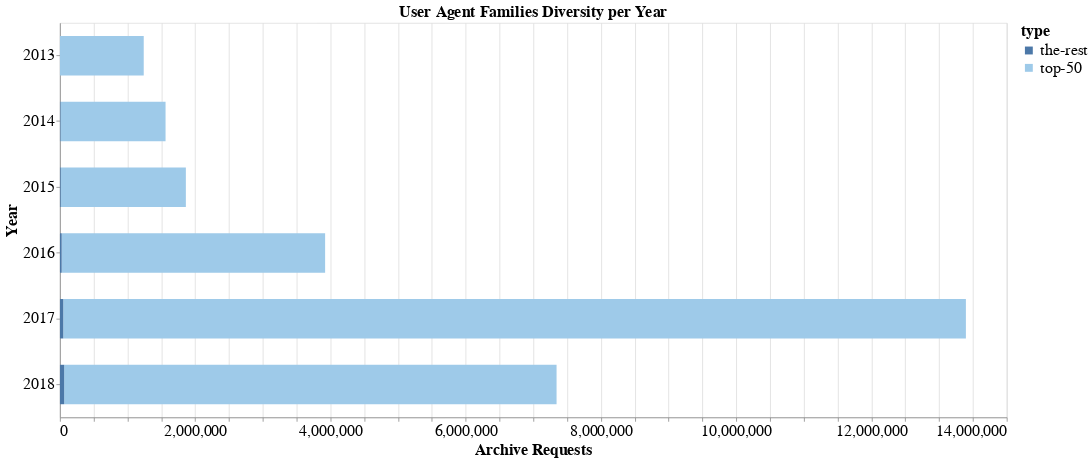

Notebook source saved alongside this figure:
### Markdown cell above
So there are now several orders of magnitude *less* User-Agents (remember the full list was 93,843. Let's run our top-10 stats again and see how it looks:

### Code cell
ratios2 = {'bucket': [], 'year': [], 'requests': []}

for year in range(2013, 2019):
    y = str(year)
    dfy = ua_fams.sort_values(by=y, ascending=False)
    
    ratios2['year'].append(y)
    ratios2['bucket'].append('top-50')
    ratios2['requests'].append(dfy[y].head(50).sum())
    
    ratios2['year'].append(y)
    ratios2['bucket'].append('the-rest')
    ratios2['requests'].append(dfy[y][50:].sum())

ratios2 = pandas.DataFrame(ratios2)

chart3 = altair.Chart(ratios2).mark_bar(size=50).encode(
    altair.X('sum(requests)', title='Archive Requests'),
    altair.Y('year', title='Year'),    
    altair.Color('bucket', title='type', scale=altair.Scale(scheme='tableau20'))
)
chart3 = chart3.properties(
    width=1200,
    height=500,
    title='User Agent Families Diversity per Year'
).configure_axis(
    labelFontSize=20,
    titleFontSize=20
).configure_legend(
    labelFontSize=20,
    titleFontSize=20
).configure_title(
    fontSize=20
)
chart3.save('images/ua-families-diversity.png')
chart3

### Figure 1 — Vega-Lite specification as saved in the notebook (floating-point values rounded to 4 significant figures)
{"config": {"view": {"continuousWidth": 400, "continuousHeight": 300}, "axis": {"labelFontSize": 20, "titleFontSize": 20}, "legend": {"labelFontSize": 20, "titleFontSize": 20}, "title": {"fontSize": 20}}, "data": {"name": "data-17f1db5be9ff09dfbb294317314e20a7"}, "mark": {"type": "bar", "size": 50}, "encoding": {"color": {"type": "nominal", "field": "bucket", "scale": {"scheme": "tableau20"}, "title": "type"}, "x": {"type": "quantitative", "aggregate": "sum", "field": "requests", "title": "Archive Requests"}, "y": {"type": "nominal", "field": "year", "title": "Year"}}, "height": 500, "title": "User Agent Families Diversity per Year", "width": 1200, "$schema": "https://vega.github.io/schema/vega-lite/v4.8.1.json", "datasets": {"data-17f1db5be9ff09dfbb294317314e20a7": [{"bucket": "top-50", "year": "2013", "requests": 1239000.0}, {"bucket": "the-rest", "year": "2013", "requests": 0.0}, {"bucket": "top-50", "year": "2014", "requests": 1554000.0}, {"bucket": "the-rest", "year": "2014", "requests": 7588.0}, {"bucket": "top-50", "year": "2015", "requests": 1851000.0}, {"bucket": "the-rest", "year": "2015", "requests": 10860.0}, {"bucket": "top-50", "year": "2016", "requests": 3895000.0}, {"bucket": "the-rest", "year": "2016", "requests": 25580.0}, {"bucket": "top-50", "year": "2017", "requests": 13350000.0}, {"bucket": "the-rest", "year": "2017", "requests": 48570.0}, {"bucket": "top-50", "year": "2018", "requests": 7281000.0}, {"bucket": "the-rest", "year": "2018", "requests": 61910.0}]}}
